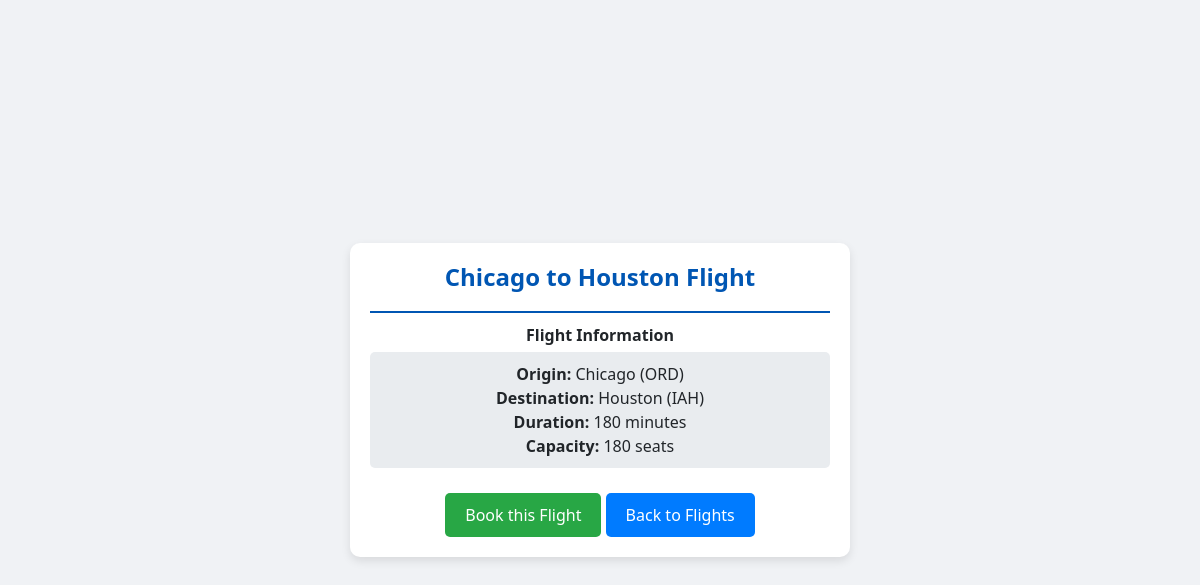
Before: /flight/3/ with the older database file.
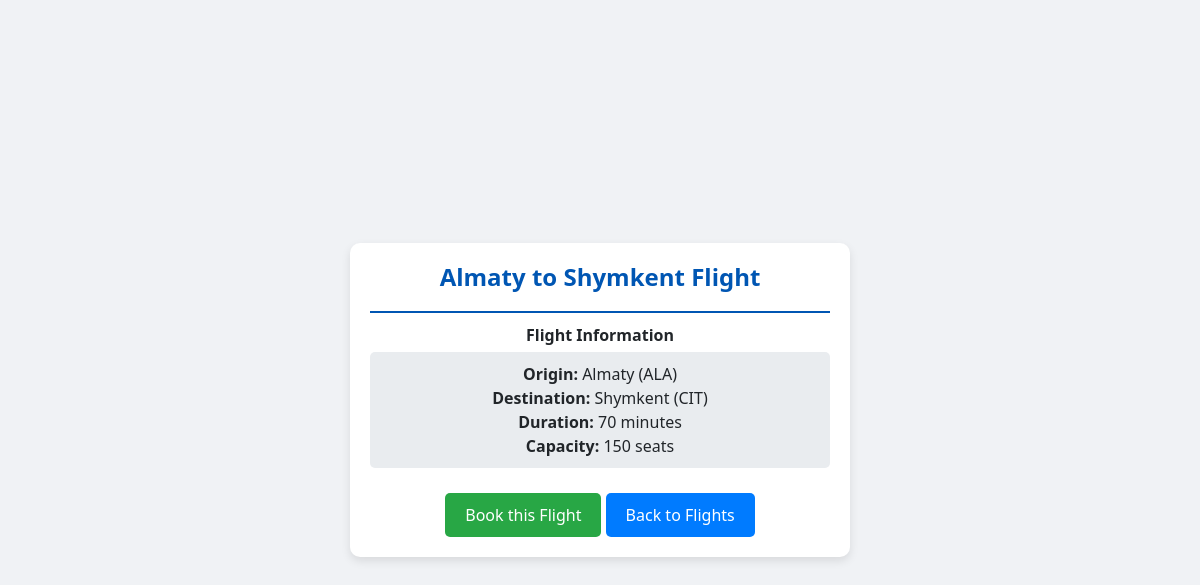
After: the same page with the newer database file.
### flights/models.py (models this page shows, shortened)
class Flight(models.Model):
    origin = models.ForeignKey(Airport, on_delete=models.CASCADE, related_name='flights_from')
    destination = models.ForeignKey(Airport, on_delete=models.CASCADE, related_name='flights_to')
    duration = models.IntegerField()
    capacity = models.IntegerField()

class Airport(models.Model):
    code = models.CharField(max_length=3, unique=True)
    city = models.CharField(max_length=100)

### flights/views.py (the view)
# urls.py: path('flight/<int:flight_id>/', flights_views.flight_details, name='flight_details'),
def flight_details(request, flight_id):
    flight = get_object_or_404(Flight, id=flight_id)
    return render(request, 'flight_details.html', {'flight': flight})

### templates/flight_details.html (shortened to what this page needs)
<!DOCTYPE html>
<html lang="en">
<head>
    <link rel="stylesheet" href="https://cdn.jsdelivr.net/npm/bootstrap@5.3.0/dist/css/bootstrap.min.css">
</head>
<body>
    <div class="container">
        <h1>{{ flight.origin.city }} to {{ flight.destination.city }} Flight</h1>
        <div class="section-title">Flight Information</div>
        <div class="flight-item">
            <strong>Origin:</strong> {{ flight.origin.city }} ({{ flight.origin.code }})<br>
            <strong>Destination:</strong> {{ flight.destination.city }} ({{ flight.destination.code }})<br>
            <strong>Duration:</strong> {{ flight.duration }} minutes<br>
            <strong>Capacity:</strong> {{ flight.capacity }} seats
        </div>
        <a href="{% url 'booking_page' flight.id %}" class="btn btn-success">Book this Flight</a>
        <a href="{% url 'flights' %}" class="btn btn-primary">Back to Flights</a>
    </div>
</body>
</html>

Changed rows visible on the page:
changed Flight: origin.city "Chicago" → "Almaty"; destination.city "Houston" → "Shymkent"; origin.code "ORD" → "ALA"; destination.code "IAH" → "CIT"; duration "180" → "70"; capacity "180" → "150"
